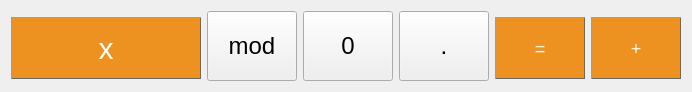
     <widget class="QWidget" name="layoutWidget">
      <property name="geometry">
       <rect>
        <x>50</x>
        <y>420</y>
        <width>692</width>
        <height>82</height>
       </rect>
      </property>
      <layout class="QHBoxLayout" name="horizontalLayout_5">
       <item>
        <widget class="QPushButton" name="button_x">
         <property name="sizePolicy">
          <sizepolicy hsizetype="Fixed" vsizetype="Fixed">
           <horstretch>0</horstretch>
           <verstretch>0</verstretch>
          </sizepolicy>
         </property>
         <property name="minimumSize">
          <size>
           <width>190</width>
           <height>70</height>
          </size>
         </property>
         <property name="maximumSize">
          <size>
           <width>190</width>
           <height>70</height>
          </size>
         </property>
         <property name="baseSize">
          <size>
           <width>190</width>
           <height>70</height>
          </size>
         </property>
         <property name="font">
          <font>
           <pointsize>-1</pointsize>
           <italic>false</italic>
           <bold>false</bold>
          </font>
         </property>
         <property name="cursor">
          <cursorShape>PointingHandCursor</cursorShape>
         </property>
         <property name="styleSheet">
          <string notr="true">QPushButton {
background-color: #ed9121;
  border-style: outset;
  border-width: 1px;
  border-color: #646c64;
  color: white;
  
  text-align: center;
  opacity: 0.6;
  margin: 6px, 2px;
  font: 30px;
}

QPushButton:pressed {
background-color:  #ffc793;
border-style: inset;
}

QPushButton:hover {
opacity: 1
}</string>
         </property>
         <property name="text">
          <string>x</string>
         </property>
         <property name="shortcut">
          <string>X</string>
         </property>
        </widget>
       </item>
       <item>
        <widget class="QPushButton" name="button_mod">
         <property name="sizePolicy">
          <sizepolicy hsizetype="Fixed" vsizetype="Fixed">
           <horstretch>0</horstretch>
           <verstretch>0</verstretch>
          </sizepolicy>
         </property>
         <property name="minimumSize">
          <size>
           <width>90</width>
           <height>70</height>
          </size>
         </property>
         <property name="maximumSize">
          <size>
           <width>90</width>
           <height>70</height>
          </size>
         </property>
         <property name="baseSize">
          <size>
           <width>90</width>
           <height>70</height>
          </size>
         </property>
         <property name="font">
          <font>
           <pointsize>18</pointsize>
           <italic>false</italic>
           <bold>false</bold>
           <underline>false</underline>
          </font>
         </property>
         <property name="cursor">
          <cursorShape>PointingHandCursor</cursorShape>
         </property>
         <property name="text">
          <string>mod</string>
         </property>
         <property name="shortcut">
          <string>M</string>
         </property>
        </widget>
       </item>
       <item>
        <widget class="QPushButton" name="button_0">
         <property name="sizePolicy">
          <sizepolicy hsizetype="Fixed" vsizetype="Fixed">
           <horstretch>0</horstretch>
           <verstretch>0</verstretch>
          </sizepolicy>
         </property>
         <property name="minimumSize">
          <size>
           <width>90</width>
           <height>70</height>
          </size>
         </property>
         <property name="maximumSize">
          <size>
           <width>90</width>
           <height>70</height>
          </size>
         </property>
         <property name="baseSize">
          <size>
           <width>90</width>
           <height>70</height>
          </size>
         </property>
         <property name="font">
          <font>
           <pointsize>18</pointsize>
           <italic>false</italic>
           <bold>false</bold>
           <underline>false</underline>
          </font>
         </property>
         <property name="cursor">
          <cursorShape>PointingHandCursor</cursorShape>
         </property>
         <property name="text">
          <string>0</string>
         </property>
         <property name="shortcut">
          <string>0</string>
         </property>
        </widget>
       </item>
       <item>
        <widget class="QPushButton" name="button_point">
         <property name="sizePolicy">
          <sizepolicy hsizetype="Fixed" vsizetype="Fixed">
           <horstretch>0</horstretch>
           <verstretch>0</verstretch>
          </sizepolicy>
         </property>
         <property name="minimumSize">
          <size>
           <width>90</width>
           <height>70</height>
          </size>
         </property>
         <property name="maximumSize">
          <size>
           <width>90</width>
           <height>70</height>
          </size>
         </property>
         <property name="baseSize">
          <size>
           <width>90</width>
           <height>70</height>
          </size>
         </property>
         <property name="font">
          <font>
           <pointsize>18</pointsize>
           <italic>false</italic>
           <bold>false</bold>
           <underline>false</underline>
          </font>
         </property>
         <property name="cursor">
          <cursorShape>PointingHandCursor</cursorShape>
         </property>
         <property name="text">
          <string>.</string>
         </property>
         <property name="shortcut">
          <string>.</string>
         </property>
        </widget>
       </item>
       <item>
        <widget class="QPushButton" name="button_eq">
         <property name="sizePolicy">
          <sizepolicy hsizetype="Fixed" vsizetype="Fixed">
           <horstretch>0</horstretch>
           <verstretch>0</verstretch>
          </sizepolicy>
         </property>
         <property name="minimumSize">
          <size>
           <width>90</width>
           <height>70</height>
          </size>
         </property>
         <property name="maximumSize">
          <size>
           <width>90</width>
           <height>70</height>
          </size>
         </property>
         <property name="baseSize">
          <size>
           <width>90</width>
           <height>70</height>
          </size>
         </property>
         <property name="font">
          <font>
           <pointsize>-1</pointsize>
           <italic>false</italic>
           <bold>false</bold>
          </font>
         </property>
         <property name="cursor">
          <cursorShape>PointingHandCursor</cursorShape>
         </property>
         <property name="styleSheet">
          <string notr="true">QPushButton {
background-color: #ed9121;
  border-style: outset;
  border-width: 1px;
  border-color: #646c64;
  color: white;
  
  text-align: center;
  opacity: 0.6;
  margin: 6px, 2px;
  font: 18px;
vertical-align: middle;
}

QPushButton:pressed {
background-color:  #ffc793;
border-style: inset;
}

QPushButton:hover {
opacity: 1
}
</string>
         </property>
         <property name="text">
          <string>=</string>
         </property>
        </widget>
       </item>
       <item>
        <widget class="QPushButton" name="button_sum">
         <property name="sizePolicy">
          <sizepolicy hsizetype="Fixed" vsizetype="Fixed">
           <horstretch>0</horstretch>
           <verstretch>0</verstretch>
          </sizepolicy>
         </property>
         <property name="minimumSize">
          <size>
           <width>90</width>
           <height>70</height>
          </size>
         </property>
         <property name="maximumSize">
          <size>
           <width>90</width>
           <height>70</height>
          </size>
         </property>
         <property name="baseSize">
          <size>
           <width>90</width>
           <height>70</height>
          </size>
         </property>
         <property name="font">
          <font>
           <pointsize>-1</pointsize>
           <italic>false</italic>
           <bold>false</bold>
          </font>
         </property>
         <property name="cursor">
          <cursorShape>PointingHandCursor</cursorShape>
         </property>
         <property name="styleSheet">
          <string notr="true">QPushButton {
background-color: #ed9121;
  border-style: outset;
  border-width: 1px;
  border-color: #646c64;
  color: white;
  
  text-align: center;
  opacity: 0.6;
  margin: 6px, 2px;
  font: 18px;
vertical-align: middle;
}

QPushButton:pressed {
background-color:  #ffc793;
border-style: inset;
}

QPushButton:hover {
opacity: 1
}</string>
         </property>
         <property name="text">
          <string>+</string>
         </property>
         <property name="shortcut">
          <string>+</string>
         </property>
         <property name="default">
          <bool>false</bool>
         </property>
        </widget>
       </item>
      </layout>
     </widget>
